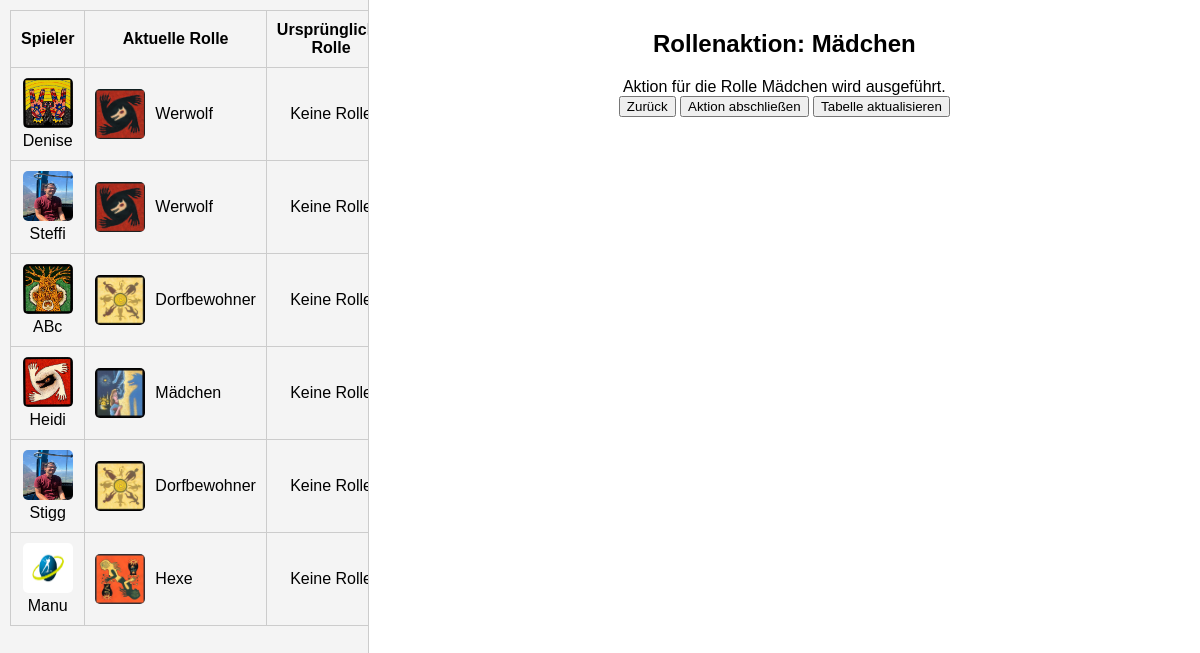
Screenshot of /night1 with the database file from the repository.
### tables this page shows
CREATE TABLE "players" (
	"id"	INTEGER,
	"name"	TEXT NOT NULL UNIQUE,
	"image"	TEXT,
	"role"	TEXT,
	"status"	TEXT, in_love BOOLEAN DEFAULT FALSE, witch_heal INTEGER DEFAULT NULL, witch_poison INTEGER DEFAULT NULL,
	PRIMARY KEY("id" AUTOINCREMENT)
);

### app.py (the view)
@app.route('/night1')
def night1():
    players = get_players_with_roles()
    with get_db_connection() as conn:
        thief_player = conn.execute("""
            SELECT id FROM players WHERE role = 'Dieb' LIMIT 1
        """).fetchone()
        thief_player_id = thief_player["id"] if thief_player else None
    return render_template('night1.html', players=players, thief_player_id=thief_player_id or 'null')

### app.py (called while the page is built)
def get_db_connection():
    conn = sqlite3.connect('players.db', timeout=10)  # 🔥 Timeout von 10 Sekunden setzen
    conn.row_factory = sqlite3.Row
    return conn

### templates/night1.html (shortened to what this page needs)
<!DOCTYPE html>
<html lang="en">
<head>
</head>
<body>
    <div class="left-panel">
        <table id="playersTable">
            <thead>
                <tr>
                    <th>Spieler</th>
                    <th>Aktuelle Rolle</th>
                    <th>Ursprüngliche Rolle</th>
                </tr>
            </thead>
            <tbody>
                {% for player in players %}
                <tr>
                    <td>
                        <div style="position: relative; display: inline-block;">
                            <img src="{{ player.image }}" alt="{{ player.name }}" width="150">
                            <span>{{ player.name }}</span>
                        </div>
                    </td>
                    <td>
                        <div>
                            <img src="/static/rollen/{{ player.current_role | lower | replace(' ', '_') }}.png"
                                 alt="{{ player.current_role }}" width="50">
                            <span>{{ player.current_role or 'Keine Rolle' }}</span>
                        </div>
                    </td>
                    <td>
                        {% if player.original_role_image %}
                        <img src="{{ player.original_role_image }}" alt="{{ player.original_role }}" width="50">
                        {% else %}
                        Keine Rolle
                        {% endif %}
                    </td>
                </tr>
                {% endfor %}
            </tbody>
        </table>
    </div>
    <div class="right-panel">
        <div id="interactivePhase" class="interactive-phase">
            <h2 id="roleTitle">Rollenaktion</h2>
            <div id="roleContent">
            </div>
            <div>
                <button onclick="previousAction()">Zurück</button>
                <button onclick="completeAction()">Aktion abschließen</button>
                <button onclick="updatePlayerTable()">Tabelle aktualisieren</button>
            </div>
        </div>
    </div>
</body>
</html>

### templates/night1.html (style rules this page uses)
body { font-family: Arial, sans-serif; margin: 0; display: flex; }
.left-panel, .right-panel { height: 100vh; overflow-y: auto; }
.left-panel { width: 30%; background-color: #f4f4f4; border-right: 1px solid #ccc; padding: 10px; }
.right-panel { width: 70%; padding: 10px; }
table { width: 100%; border-collapse: collapse; }
th, td { border: 1px solid #ccc; padding: 10px; text-align: center; }
th { background-color: #f4f4f4; }
img { width: 50px; height: 50px; border-radius: 5px; }
.interactive-phase { display: none; text-align: center; margin-top: 20px; }
.interactive-phase.active { display: block; }
td div { display: flex; align-items: center; gap: 10px; }
td div img { border-radius: 5px; }

### rows the page displays
players: image (picture), name "Denise", role "Werwolf"
players: image (picture), name "Steffi", role "Werwolf"
players: image (picture), name "ABc", role "Dorfbewohner"
players: image (picture), name "Heidi", shows a picture, role "Mädchen"
players: image (picture), name "Stigg", role "Dorfbewohner"
players: image (picture), name "Manu", shows a picture, role "Hexe"
